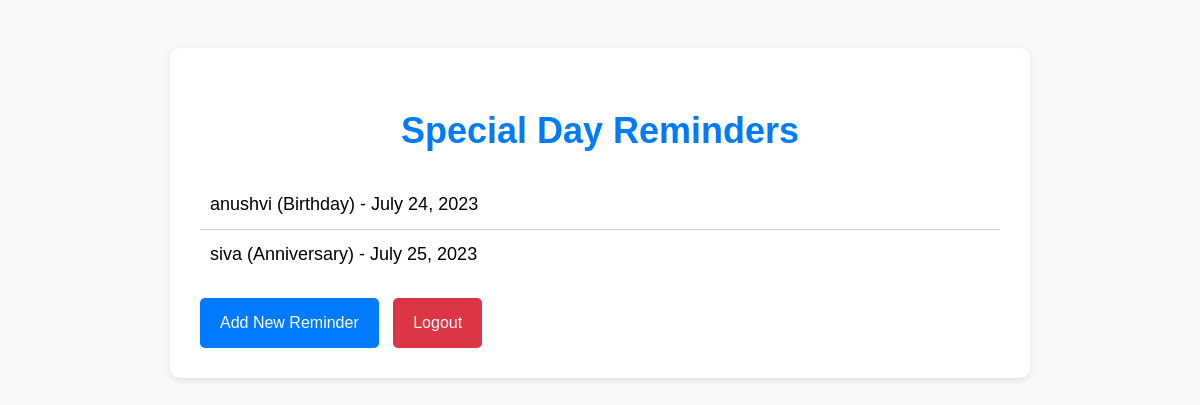
Page /specaildaylist/ (signed in) on the earlier database version.
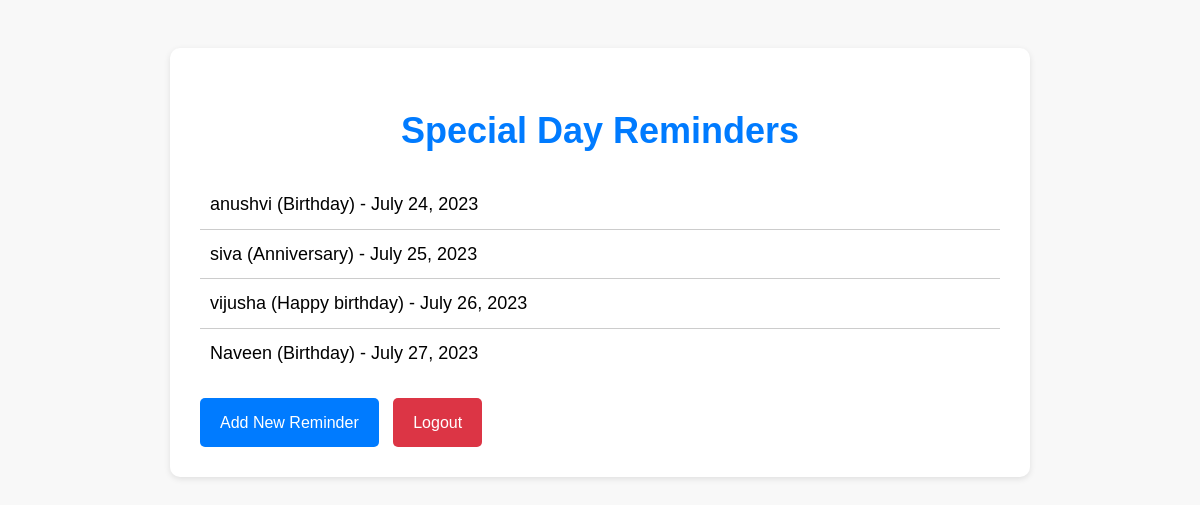
Same page on the later database version.
### specialdayreminders/models.py (models this page shows, shortened)
class SpecialDayReminder(models.Model):
    user = models.ForeignKey(User, on_delete=models.CASCADE)
    name = models.CharField(max_length=100)
    specialday_type = models.CharField(max_length=50)
    date = models.DateField()

### specialdayreminders/views.py (the view)
# urls.py: path('specaildaylist/', views.special_day_reminder_list, name='special_day_reminder_list'),
@login_required
@csrf_exempt
def special_day_reminder_list(request):
    reminders = SpecialDayReminder.objects.filter(user=request.user)
    if request.method == 'POST':
        fcm_token = request.POST.get('token')
        for reminder in reminders:
            time_difference = reminder.date - timezone.localtime().date()
            if time_difference == timedelta(days=1):
                title = "Special Day Reminder"
                message = f"Tomorrow is {reminder.name}'s ({reminder.specialday_type}) day. Please wish them!"
                send_fcm_notification(fcm_token, title, message)
                break
        return render(request, 'special_day_reminder_list.html', {'reminders': reminders})
    else:
        return render(request, 'special_day_reminder_list.html', {'reminders': reminders})

### specialdayreminders/templates/special_day_reminder_list.html (shortened to what this page needs)
<!DOCTYPE html>
<html>
<head>
</head>
<body>
    <div class="container">
        <h1>Special Day Reminders</h1>
        <ul>
            {% for reminder in reminders %}
            <li>
                {{ reminder.name }} ({{ reminder.specialday_type }}) - {{ reminder.date }}
            </li>
            {% endfor %}
        </ul>
        <a href="{% url 'add_special_day_reminder' %}" class="add-new">Add New Reminder</a>
        <a href="{% url 'user_logout' %}" class="logout">Logout</a>
    </div>
</body>
</html>

### specialdayreminders/templates/special_day_reminder_list.html (style rules this page uses)
body { font-family: 'Arial', sans-serif; line-height: 1.6; background-color: #f8f8f8; padding-top: 40px; }
.container { max-width: 800px; margin: 0 auto; background-color: #fff; box-shadow: 0 2px 6px rgba(0, 0, 0, 0.1); padding: 30px; border-radius: 10px; }
h1 { color: #007bff; font-size: 36px; margin-bottom: 20px; text-align: center; }
ul { list-style-type: none; padding: 0; margin: 0; }
li { font-size: 18px; padding: 10px; border-bottom: 1px solid #ccc; }
li:last-child { border-bottom: none; }
a { text-decoration: none; color: #007bff; font-size: 16px; display: block; text-align: center; margin-top: 20px; }
.add-new { background-color: #007bff; color: #fff; padding: 12px 20px; border-radius: 5px; cursor: pointer; display: inline-block; }
.logout { background-color: #dc3545; color: #fff; padding: 12px 20px; border-radius: 5px; cursor: pointer; display: inline-block; margin-left: 10px; }

Differences in the rows shown:
added SpecialDayReminder: name "vijusha", specialday_type "Happy birthday", date "July 26, 2023"
added SpecialDayReminder: name "Naveen", specialday_type "Birthday", date "July 27, 2023"
